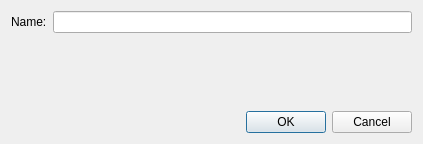
<?xml version="1.0" encoding="UTF-8"?>
<ui version="4.0">
 <class>Dialog</class>
 <widget class="QDialog" name="Dialog">
  <property name="geometry">
   <rect>
    <x>0</x>
    <y>0</y>
    <width>423</width>
    <height>144</height>
   </rect>
  </property>
  <property name="windowTitle">
   <string>New File</string>
  </property>
  <layout class="QGridLayout" name="gridLayout">
   <item row="0" column="0">
    <widget class="QLabel" name="label">
     <property name="text">
      <string>Name:</string>
     </property>
    </widget>
   </item>
   <item row="0" column="1">
    <widget class="QLineEdit" name="fileNameLineEdit"/>
   </item>
   <item row="1" column="0" colspan="2">
    <widget class="QLabel" name="noteLabel">
     <property name="text">
      <string/>
     </property>
    </widget>
   </item>
   <item row="2" column="1">
    <widget class="QDialogButtonBox" name="buttonBox">
     <property name="orientation">
      <enum>Qt::Horizontal</enum>
     </property>
     <property name="standardButtons">
      <set>QDialogButtonBox::Cancel|QDialogButtonBox::Ok</set>
     </property>
    </widget>
   </item>
  </layout>
 </widget>
 <resources/>
 <connections>
  <connection>
   <sender>buttonBox</sender>
   <signal>accepted()</signal>
   <receiver>Dialog</receiver>
   <slot>accept()</slot>
   <hints>
    <hint type="sourcelabel">
     <x>248</x>
     <y>254</y>
    </hint>
    <hint type="destinationlabel">
     <x>157</x>
     <y>274</y>
    </hint>
   </hints>
  </connection>
  <connection>
   <sender>buttonBox</sender>
   <signal>rejected()</signal>
   <receiver>Dialog</receiver>
   <slot>reject()</slot>
   <hints>
    <hint type="sourcelabel">
     <x>316</x>
     <y>260</y>
    </hint>
    <hint type="destinationlabel">
     <x>286</x>
     <y>274</y>
    </hint>
   </hints>
  </connection>
 </connections>
</ui>
